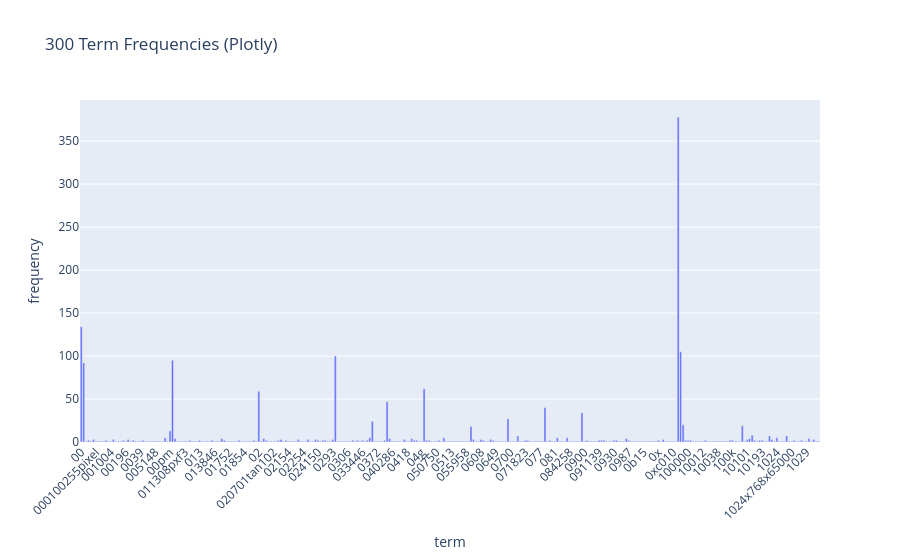

The notebook cell saved with this chart:
### Markdown cell above
### >>> **Exercise 12 (take home):**
If you want a nicer interactive visualization here, I would encourage you try to install and use plotly to achieve this.

### Code cell
import plotly.express as px
from IPython.display import Image

#getting the terms from the vectorizer and their freq.
terms = count_vect.get_feature_names_out()
freqs = np.asarray(term_frequencies)
#creating dataframe for easy plotting
df = pd.DataFrame({'term': terms, 'frequency': freqs})
df_top = df.iloc[:300]#300 terms
#plotting using an interactive bar chart
fig12 = px.bar(df_top, x='term', y='frequency',
             title='300 Term Frequencies (Plotly)')
fig12.update_layout(xaxis_tickangle=-45)#rotating or readability
#this show code IN VS IS HOVERABLE to show the amount. not visible via github
fig12.show()

#    #png'ing the results
#    fig12.write_image("img/exercise12_300terms.png")
#
#    #saving img in the img folder
#    Image("img/exercise12_300terms.png")

### Figure 1 — Plotly figure (JSON) as saved in the notebook; plotly's stock layout.template omitted (floating-point values rounded to 4 significant figures; data arrays with more than 128 entries replaced by an {"elided": "..."} marker saying what was removed)
{"data": [{"hovertemplate": "term=%{x}<br>frequency=%{y}<extra></extra>", "legendgroup": "", "marker": {"color": "#636efa", "pattern": {"shape": ""}}, "name": "", "orientation": "v", "showlegend": false, "textposition": "auto", "type": "bar", "x": {"elided": "300 str values"}, "xaxis": "x", "y": {"elided": "300 int values"}, "yaxis": "y"}], "layout": {"barmode": "relative", "legend": {"tracegroupgap": 0}, "title": {"text": "300 Term Frequencies (Plotly)"}, "xaxis": {"anchor": "y", "domain": [0, 1], "tickangle": -45, "title": {"text": "term"}}, "yaxis": {"anchor": "x", "domain": [0, 1], "title": {"text": "frequency"}}}}
